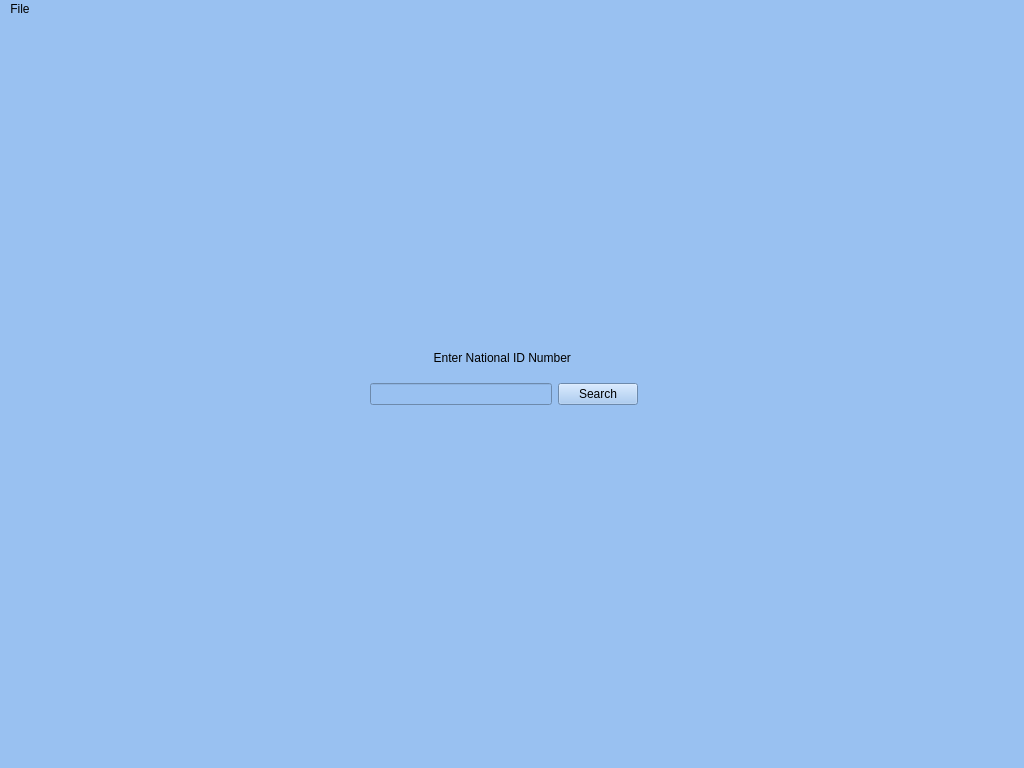
<?xml version="1.0" encoding="UTF-8"?>
<ui version="4.0">
 <class>SearchPage</class>
 <widget class="QMainWindow" name="SearchPage">
  <property name="geometry">
   <rect>
    <x>0</x>
    <y>0</y>
    <width>1024</width>
    <height>768</height>
   </rect>
  </property>
  <property name="sizePolicy">
   <sizepolicy hsizetype="MinimumExpanding" vsizetype="MinimumExpanding">
    <horstretch>0</horstretch>
    <verstretch>0</verstretch>
   </sizepolicy>
  </property>
  <property name="minimumSize">
   <size>
    <width>1024</width>
    <height>768</height>
   </size>
  </property>
  <property name="windowTitle">
   <string>MainWindow</string>
  </property>
  <property name="styleSheet">
   <string notr="true">background-color: rgb(98, 160, 234);
background-color: rgb(153, 193, 241);
border-bottom-color: qlineargradient(spread:pad, x1:0, y1:0, x2:1, y2:0, stop:0 rgba(0, 0, 0, 255), stop:1 rgba(255, 255, 255, 255));</string>
  </property>
  <widget class="QWidget" name="centralwidget">
   <property name="sizePolicy">
    <sizepolicy hsizetype="MinimumExpanding" vsizetype="MinimumExpanding">
     <horstretch>0</horstretch>
     <verstretch>0</verstretch>
    </sizepolicy>
   </property>
   <widget class="QWidget" name="gridLayoutWidget">
    <property name="geometry">
     <rect>
      <x>370</x>
      <y>320</y>
      <width>268</width>
      <height>80</height>
     </rect>
    </property>
    <layout class="QGridLayout" name="gridLayout">
     <property name="sizeConstraint">
      <enum>QLayout::SetDefaultConstraint</enum>
     </property>
     <property name="leftMargin">
      <number>0</number>
     </property>
     <item row="1" column="0">
      <widget class="QLineEdit" name="NID1">
       <property name="sizePolicy">
        <sizepolicy hsizetype="Expanding" vsizetype="Fixed">
         <horstretch>0</horstretch>
         <verstretch>0</verstretch>
        </sizepolicy>
       </property>
      </widget>
     </item>
     <item row="1" column="1">
      <widget class="QPushButton" name="search">
       <property name="text">
        <string>Search</string>
       </property>
      </widget>
     </item>
     <item row="0" column="0" colspan="2">
      <widget class="QLabel" name="label">
       <property name="sizePolicy">
        <sizepolicy hsizetype="Preferred" vsizetype="Fixed">
         <horstretch>0</horstretch>
         <verstretch>0</verstretch>
        </sizepolicy>
       </property>
       <property name="text">
        <string>Enter National ID Number </string>
       </property>
       <property name="alignment">
        <set>Qt::AlignCenter</set>
       </property>
      </widget>
     </item>
    </layout>
   </widget>
  </widget>
  <widget class="QMenuBar" name="menubar">
   <property name="geometry">
    <rect>
     <x>0</x>
     <y>0</y>
     <width>1024</width>
     <height>22</height>
    </rect>
   </property>
   <widget class="QMenu" name="menuFile">
    <property name="title">
     <string>File</string>
    </property>
    <addaction name="actionClose"/>
   </widget>
   <addaction name="menuFile"/>
  </widget>
  <widget class="QStatusBar" name="statusbar"/>
  <action name="actionClose">
   <property name="text">
    <string>Close</string>
   </property>
  </action>
 </widget>
 <resources/>
 <connections/>
</ui>
